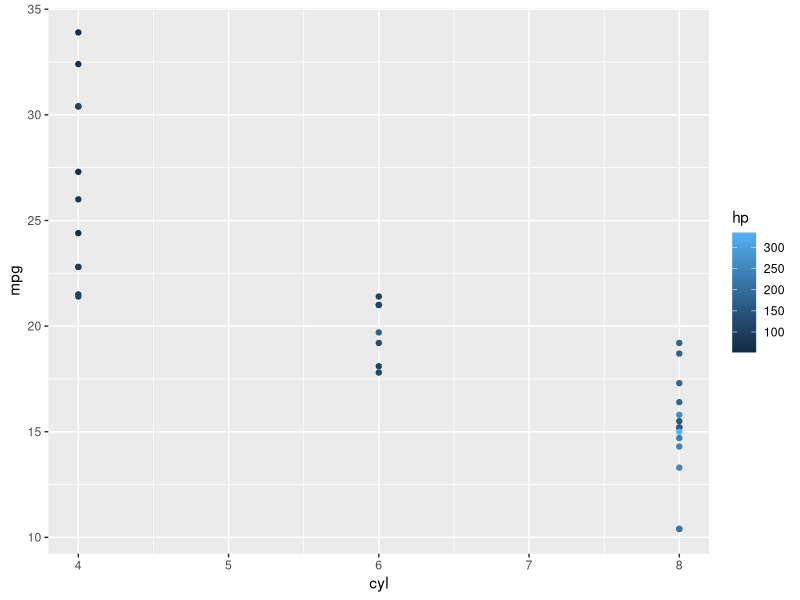

Reproduce this figure in R.
## ---- chunk 1
summary(cars)
## ---- chunk 2
library(ggplot2)
qplot(cyl, mpg, col= hp, data=mtcars)
